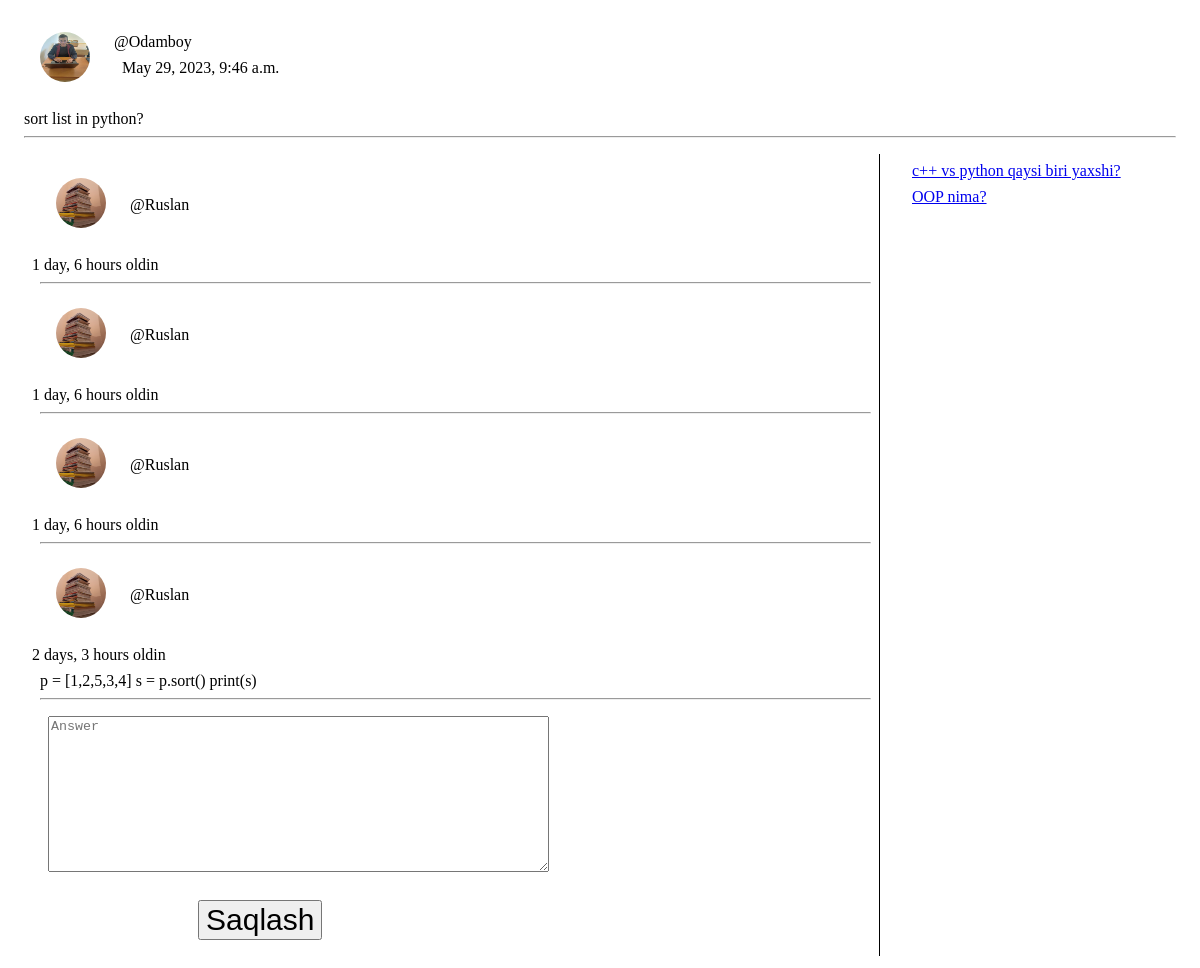
The page /room/5/ (signed in) on the database its author committed.
### a1/models.py (models this page shows)
class Question(models.Model):
    user = models.ForeignKey(Profile, on_delete=models.CASCADE)
    question = models.TextField()
    created_time = models.DateTimeField(auto_now_add=True)
    updated_time = models.DateTimeField(auto_now=True)
    def __str__(self):
        return self.question
    class Meta:
        ordering = ['-id']

class Profile(models.Model):
    user = models.OneToOneField(User, on_delete = models.CASCADE)
    image = models.ImageField(upload_to = 'profile_images', default="profile_images/profile.jpg")

class Answer(models.Model):
    user = models.ForeignKey(Profile, on_delete=models.CASCADE)
    question = models.ForeignKey(Question, on_delete=models.CASCADE)
    answer = models.TextField()
    created = models.DateTimeField(auto_now_add = True)
    def __str__(self):
        return self.answer
    class Meta:
        ordering = ['-id']

### a1/views.py (the view, shortened to what this page needs)
# urls.py: path('room/<int:id>/', views.answer, name="room"),
@login_required
def answer(request,id):
    allquestions = Question.objects.all()
    question = Question.objects.get(id=id)
    answers = Answer.objects.filter(question=question)
    context = {
        'question':question,
        'answers':answers,
        'allquestions':allquestions,
    }
    return render(request, 'room.html', context)

### templates/room.html (shortened to what this page needs)
<!DOCTYPE html>
<html lang="en">
<head>
</head>
<body>
    <div class="user">
        <div class="pic"><img src="{{question.user.image.url}}" alt=""></div>
        <div class="name">@{{question.user.user}}
            <p>{{question.created_time}} </p>
        </div>
      </div>
    <p>{{question}}</p>
    <hr>
    <div class="forms">
        <div class="answers">
            {% for i in answers %}
    <div class="user">
        <div class="pic"><img src="{{i.user.image.url}}" alt="{{i.user.image.url}}"></div>
        <div class="name">@{{i.user.user}}</div>
      </div>
      {{i.created|timesince}} oldin
      <p> {{i}}</p>
      <hr>
    {% endfor %}
    <form action="" method="post">
        <textarea name="answer" id="answer" cols="60" rows="10" placeholder="Answer"></textarea>
        <p> <input type="submit" value="Saqlash" id="saver"> </p>
    </form>
        </div>
        <div class="otherquestions">
            {% for i in allquestions %}
              {% if not i == question %}
              <p><a href="{% url 'room' i.id %}">{{i}}</a></p>
              {% endif %}
            {% endfor %}
        </div>
    </div>
</body>
</html>

### templates/room.html (style rules this page uses)
#saver { font-size: 30px; margin-left: 150px; }
* { margin: 8px; }
.user { display: flex; align-items: center; }
img { width: 50px; height: 50px; border-radius: 50%; }
.forms { display: grid; grid-template-columns: 3fr 1fr; }
.answers { border-right: 1px solid black; }

### rows shown on the page
Question: user.image (picture), user.user "Odamboy", created_time "May 29, 2023, 9:46 a.m.", question "sort list in python?"
Answer: user.image (picture), user.user "Ruslan", created "1 day, 6 hours"
Answer: user.image (picture), user.user "Ruslan", created "1 day, 6 hours"
Answer: user.image (picture), user.user "Ruslan", created "1 day, 6 hours"
Answer: user.image (picture), user.user "Ruslan", created "2 days, 3 hours", answer "p = [1,2,5,3,4] s = p.sort() print(s)"
Question: question "c++ vs python qaysi biri yaxshi?"
Question: question "OOP nima?"
